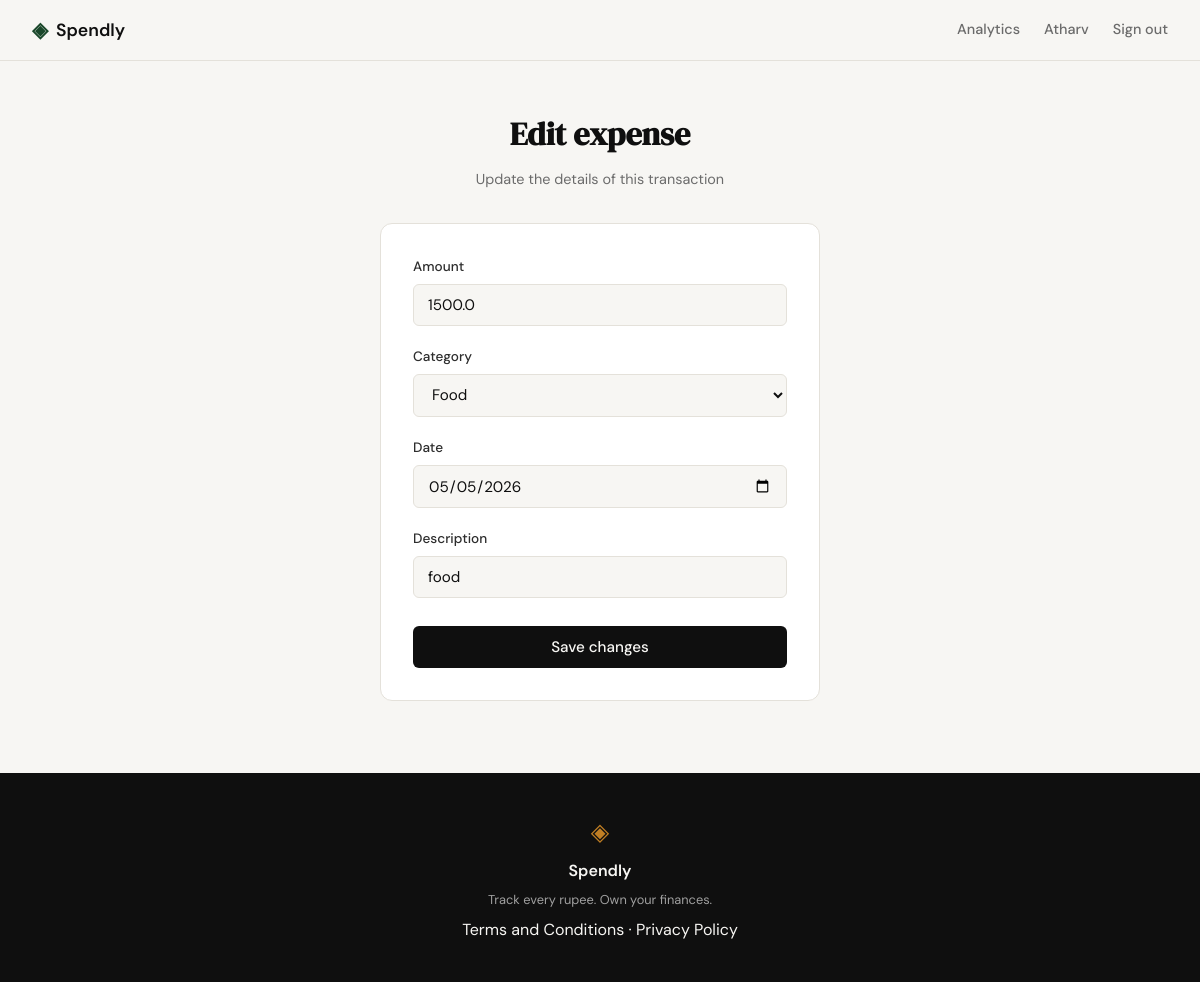
The page /expenses/21/edit (signed in) on the database its author committed.
### tables this page shows
CREATE TABLE expenses (
            id          INTEGER PRIMARY KEY AUTOINCREMENT,
            user_id     INTEGER NOT NULL REFERENCES users(id),
            amount      REAL    NOT NULL,
            category    TEXT    NOT NULL,
            date        TEXT    NOT NULL,
            description TEXT,
            created_at  TEXT    DEFAULT (datetime('now'))
        );

### app.py (the view, shortened to what this page needs)
@app.route("/expenses/<int:id>/edit", methods=["GET", "POST"])
def edit_expense(id):
    if not session.get("user_id"):
        return redirect(url_for("login"))
    uid = session["user_id"]
    expense = get_expense_by_id(id, uid)
    if expense is None:
        abort(404)
    action = url_for("edit_expense", id=id)
    if request.method == "GET":
        return _render_expense_form(expense=expense, action=action)

### app.py (called while the page is built)
def _render_expense_form(expense=None, action=None):
    return render_template("expense_form.html", categories=sorted(VALID_CATEGORIES), expense=expense, action=action)

### database/db.py (called while the page is built)
def get_db():
    conn = sqlite3.connect(DB_PATH)
    conn.row_factory = sqlite3.Row
    conn.execute("PRAGMA foreign_keys = ON")
    return conn

### database/queries.py (called while the page is built)
def get_expense_by_id(expense_id, user_id):
    conn = get_db()
    try:
        row = conn.execute(
            "SELECT * FROM expenses WHERE id = ? AND user_id = ?", (expense_id, user_id)
        ).fetchone()
        return dict(row) if row else None
    finally:
        conn.close()

### templates/expense_form.html (shortened to what this page needs)
{% extends "base.html" %}
{% block content %}
<section class="auth-section">
    <div class="auth-container">
        <div class="auth-header">
            <h1 class="auth-title">{% if expense %}Edit expense{% else %}Add an expense{% endif %}</h1>
            <p class="auth-subtitle">
                {% if expense %}Update the details of this transaction{% else %}Log a new transaction to keep your records up to date{% endif %}
            </p>
        </div>
        <div class="auth-card">
            <form method="post" action="{{ action or url_for('add_expense') }}">
                <div class="form-group">
                    <label for="amount">Amount</label>
                    <input type="number" id="amount" name="amount"
                           class="form-input" placeholder="0.00"
                           step="0.01" min="0.01" required autofocus
                           {% if expense %}value="{{ expense.amount }}"{% endif %}>
                </div>
                <div class="form-group">
                    <label for="category">Category</label>
                    <select id="category" name="category" class="form-input" required>
                        {% for c in categories %}
                          <option value="{{ c }}" {% if expense and expense.category == c %}selected{% endif %}>{{ c }}</option>
                        {% endfor %}
                    </select>
                </div>
                <div class="form-group">
                    <label for="date">Date</label>
                    <input type="date" id="date" name="date"
                           class="form-input" required
                           {% if expense %}value="{{ expense.date }}"{% endif %}>
                </div>
                <div class="form-group">
                    <label for="description">Description</label>
                    <input type="text" id="description" name="description"
                           class="form-input" placeholder="Optional notes"
                           {% if expense %}value="{{ expense.description or '' }}"{% endif %}>
                </div>
                <button type="submit" class="btn-submit">{% if expense %}Save changes{% else %}Add expense{% endif %}</button>
            </form>
        </div>
    </div>
</section>
{% endblock %}

### static/css/style.css (style rules this page uses)
:root { --ink: #0f0f0f; --ink-soft: #2d2d2d; --ink-muted: #6b6b6b; --ink-faint: #a0a0a0; --paper: #f7f6f3; --paper-warm: #f0ede6; --paper-card: #ffffff; --accent: #1a472a; --accent-light: #e8f0eb; --accent-2: #c17f24; --accent-2-light: #fdf3e3; --danger: #c0392b; --danger-light: #fdecea; --border: #e4e1da; --border-soft: #eeebe4; --font-display: 'DM Serif Display', Georgia, serif; --font-body: 'DM Sans', system-ui, sans-serif; --max-width: 1200px; --auth-width: 440px; --radius-sm: 6px; --radius-md: 12px; --radius-lg: 20px; --badge-food-bg: #e8f5e9; --badge-food-fg: #2e7d32; --badge-transport-bg: #e3f2fd; --badge-transport-fg: #1565c0; --badge-bills-bg: #fce4ec; --badge-bills-fg: #880e4f; --badge-health-bg: #e0f2f1; --badge-health-fg: #00695c; --badge-entertainment-bg: #fff8e1; --badge-entertainment-fg: #e65100; --badge-shopping-bg: #ede7f6; --badge-shopping-fg: #4527a0; --badge-other-bg: #f5f5f5; --badge-other-fg: #424242; }
*, *::before, *::after { box-sizing: border-box; margin: 0; padding: 0; }
html { font-size: 16px; scroll-behavior: smooth; }
body { background: var(--paper); color: var(--ink); font-family: var(--font-body); font-size: 1rem; line-height: 1.6; -webkit-font-smoothing: antialiased; }
.auth-section { min-height: calc(100vh - 60px - 100px); display: flex; align-items: center; justify-content: center; padding: 3rem 2rem; }
.auth-container { width: 100%; max-width: var(--auth-width); }
.auth-header { text-align: center; margin-bottom: 2rem; }
.auth-title { font-family: var(--font-display); font-size: 2rem; color: var(--ink); margin-bottom: 0.5rem; }
.auth-subtitle { font-size: 0.9rem; color: var(--ink-muted); }
.auth-card { background: var(--paper-card); border: 1px solid var(--border); border-radius: var(--radius-md); padding: 2rem; margin-bottom: 1.5rem; }
.form-group { margin-bottom: 1.25rem; }
.form-group label { display: block; font-size: 0.85rem; font-weight: 500; color: var(--ink-soft); margin-bottom: 0.4rem; }
.form-input { width: 100%; padding: 0.6rem 0.875rem; border: 1px solid var(--border); border-radius: var(--radius-sm); font-family: var(--font-body); font-size: 0.95rem; color: var(--ink); background: var(--paper); outline: none; transition: border-color 0.2s; }
.form-input::placeholder { color: var(--ink-faint); }
.btn-submit { width: 100%; padding: 0.7rem; background: var(--ink); color: var(--paper); border: none; border-radius: var(--radius-sm); font-family: var(--font-body); font-size: 0.95rem; font-weight: 500; cursor: pointer; transition: background 0.2s; margin-top: 0.5rem; }

### rows shown on the page
expenses: amount "1500.0", category "Food", date "05/05/2026", description "food"

### other values the page prints
{{ session.user_name }} "Atharv"
